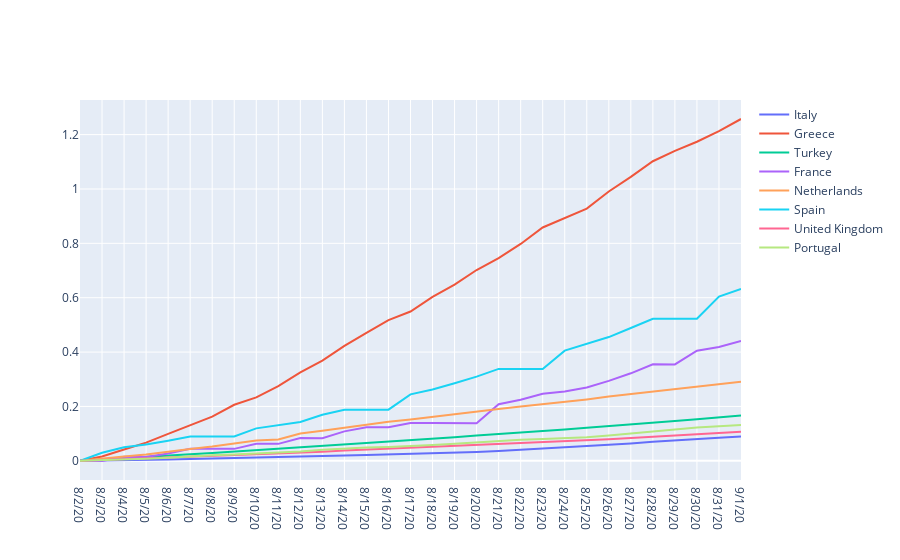

The code cell stored with this chart in its notebook:
### Code cell
draw(flip(ratio(confirmed_selection)))
